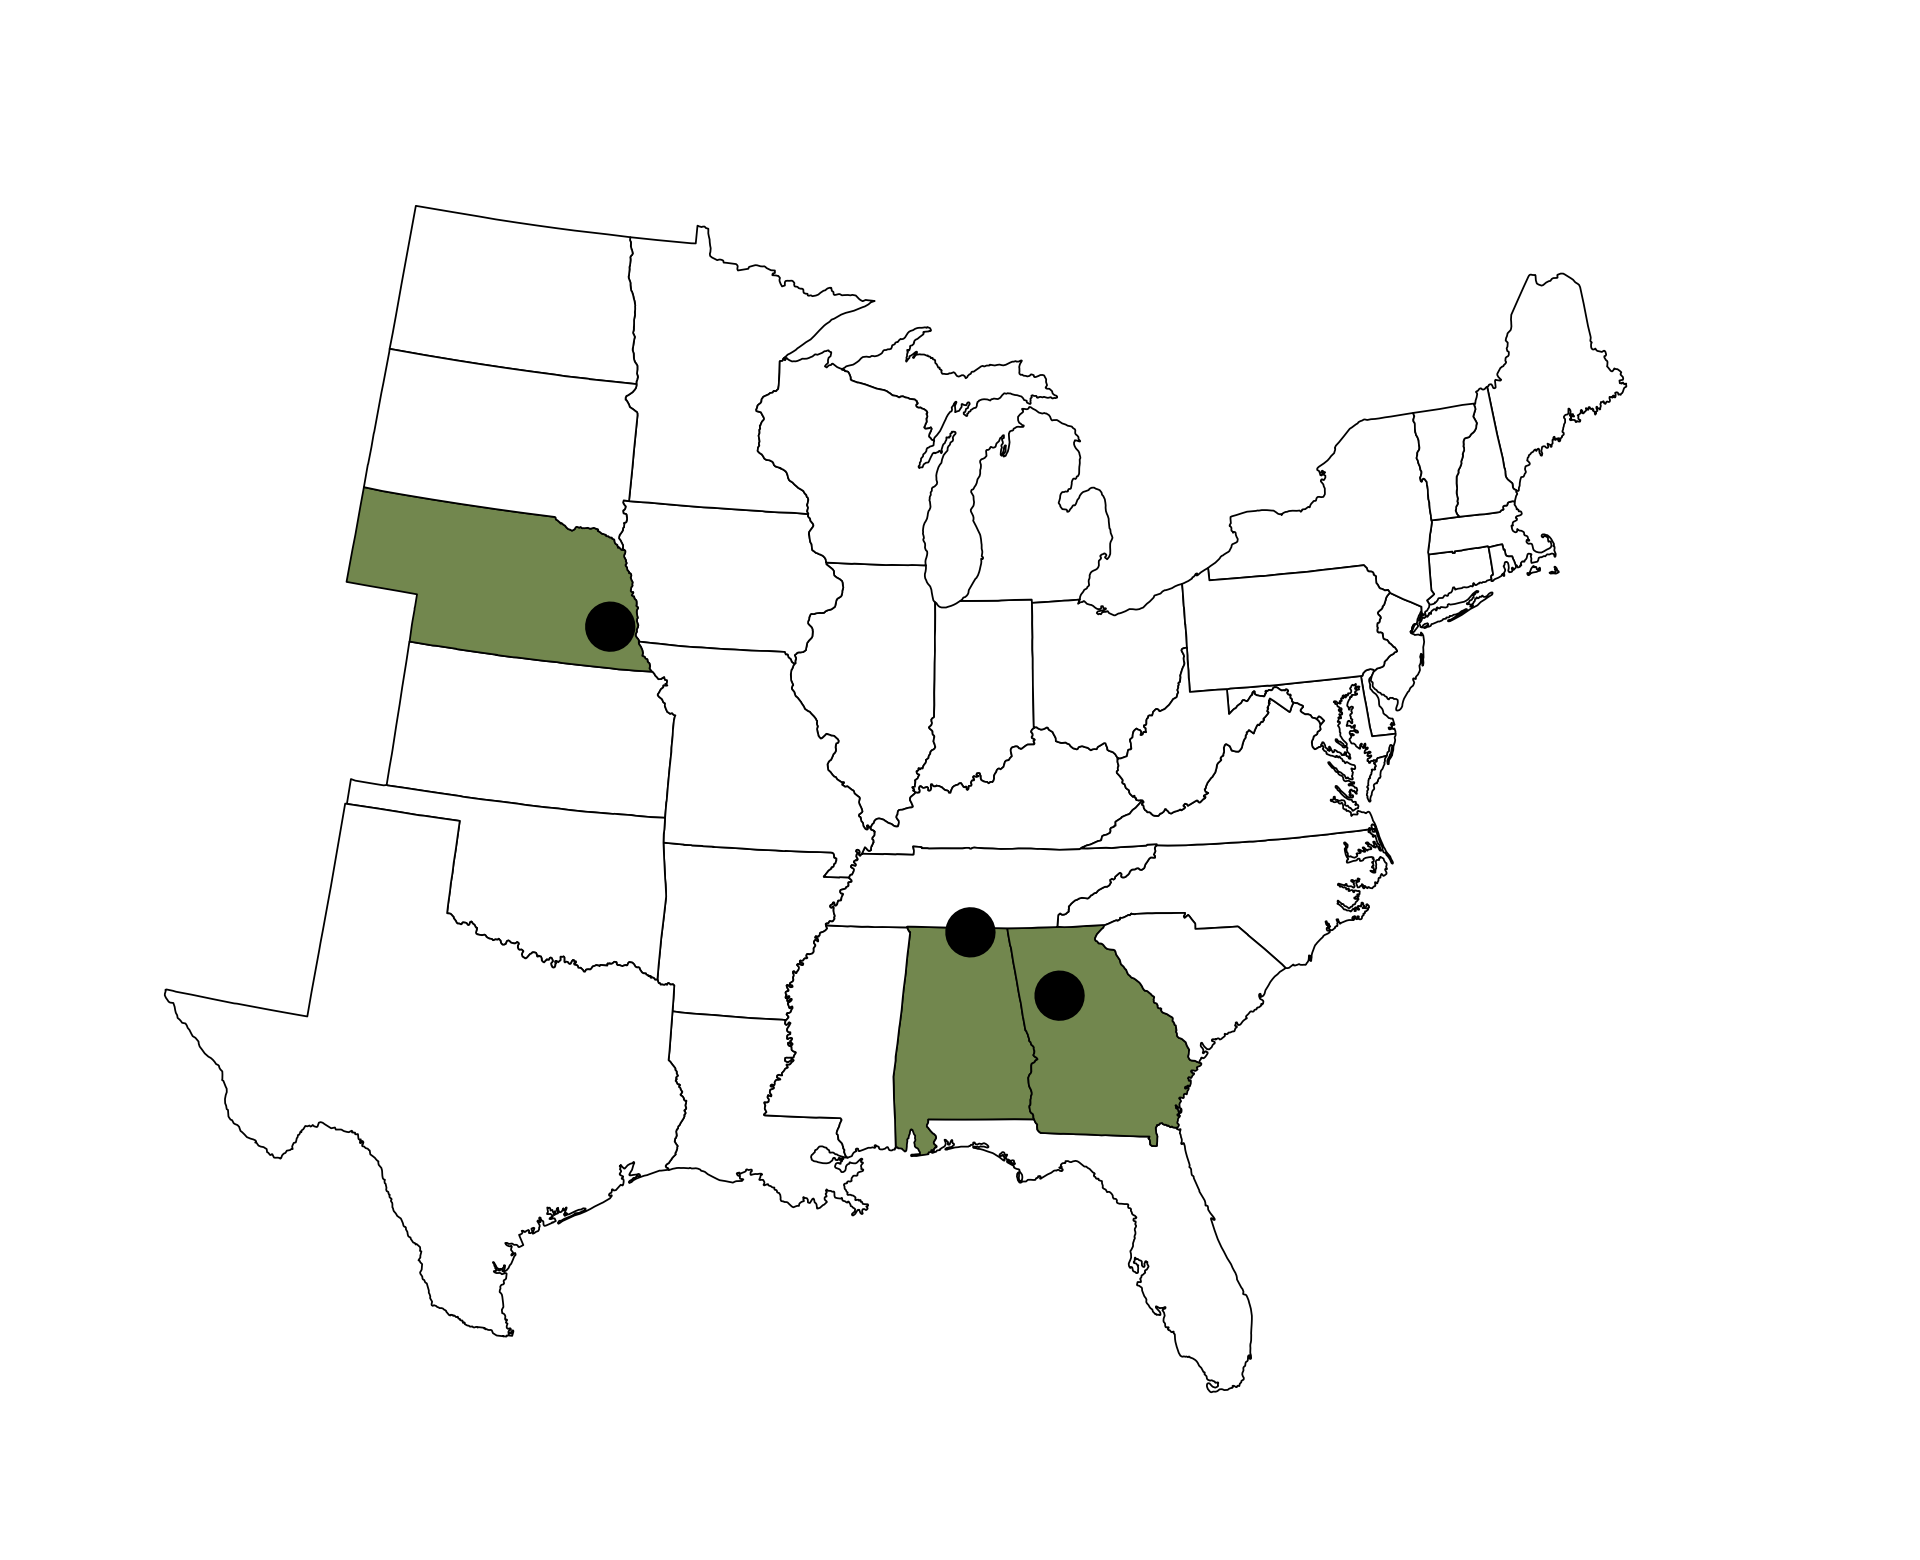

This chart was generated by the following R code:
# US Study Sites Map
# Plots a map of the US with Nebraska, Alabama, and Georgia highlighted
# and points marking Lincoln, NE; Huntsville, AL; and Fort Valley, GA

library(ggplot2)
library(maps)
library(paletteer)

# Get US state map data
us_states <- map_data("state")

# Exclude states west of ND/SD/NE/KS/OK/TX
western_states <- c("montana", "wyoming", "colorado", "new mexico",
                    "idaho", "utah", "arizona", "nevada", "california",
                    "oregon", "washington", "hawaii")
us_states <- us_states[!us_states$region %in% western_states, ]

# Define states to highlight
highlight_states <- c("nebraska", "alabama", "georgia")
# n_genotypes <- c(972, 340, 692)
# n_images <- c(6147, 1735, 5634)

# Create a column to indicate which states should be highlighted
us_states$highlight <- ifelse(us_states$region %in% highlight_states, "yes", "no")
# us_states <- us_states %>% 
#   mutate(n_genotypes = case_when(region=='nebraska' ~ 972, 
#                                  region=='georgia' ~ 692, 
#                                  region=='alabama' ~ 340, 
                                 # .default = NA))

# City coordinates
cities <- data.frame(
  city = c("Lincoln", "Huntsville", "Fort Valley"),
  state = c("Nebraska", "Alabama", "Georgia"),
  lat = c(40.861, 34.902, 33.561),
  lon = c(-96.597, -86.561, -84.313), 
  n_images = c(6147, 1735, 3695)
)
# pal_badlands <- paletteer_d('nationalparkcolors::Badlands', 5)
# Create the map
p <- ggplot() +
  # Draw all states
  geom_polygon(data = us_states,
               aes(x = long, y = lat, group = group, fill = highlight),
               color = "black", linewidth = 0.2) +
  # Set fill colors
  scale_fill_manual(values = c("yes" = paletteer_d("nationalparkcolors::Acadia")[3], "no" = "white"),
                    guide = "none") +
  # scale_fill_viridis(option = 'plasma', direction = -1, name = 'Genotypes') +
  # Add city points
  geom_point(data = cities,
             aes(x = lon, y = lat),
             color = 'black', size = 5) +
  # Add city labels
  # geom_text(data = cities,
  #           aes(x = lon, y = lat, label = paste(city, state, sep = ", ")),
  #           hjust = -0.1, vjust = 0.5, size = 3) +
  # Use map projection

  coord_map("albers", lat0 = 29.5, lat1 = 45.5) +
  # Clean theme
  theme_void() +
  theme(plot.title = element_text(hjust = 0.5, size = 14, face = "bold"))

# Display the plot
print(p)

# Save the plot
ggsave("us_study_sites_map.png", p, width = 6.4, height = 5.2, dpi = 300, bg = "white")
